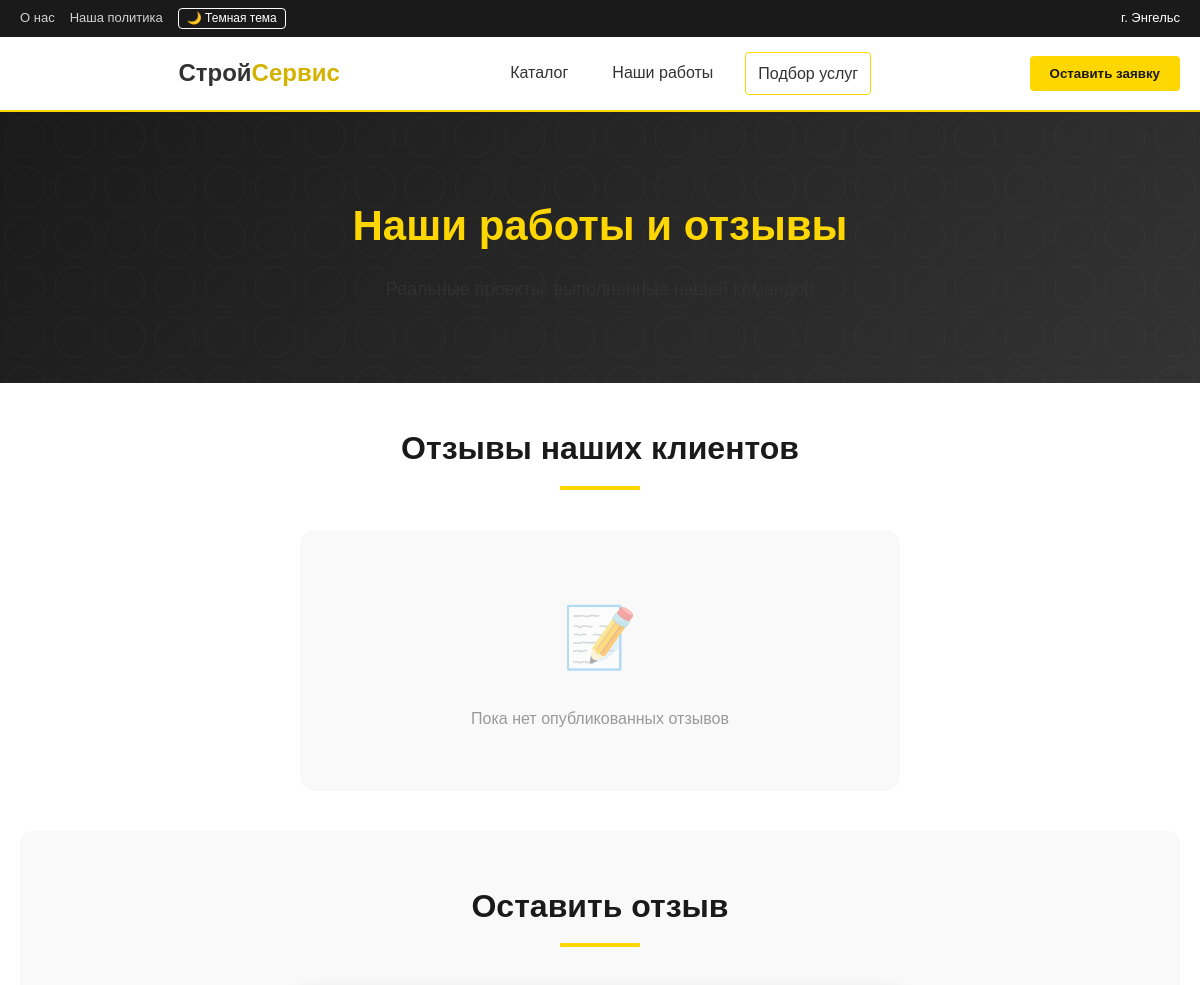
The app's page /pages/user/works.php (upper part), older data.
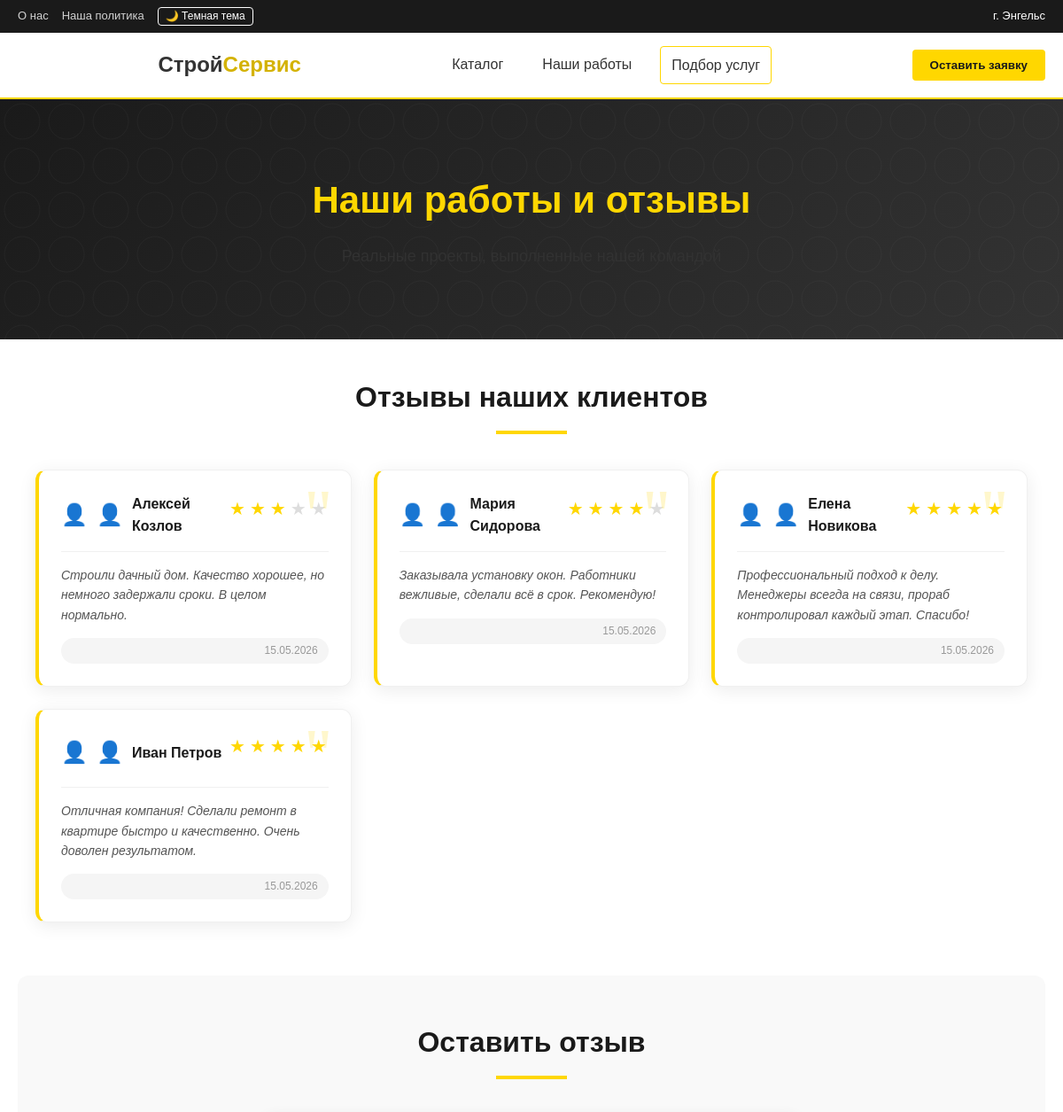
The same page, newer data.
### tables this page shows
CREATE TABLE IF NOT EXISTS Reviews (
    ID_review INT AUTO_INCREMENT PRIMARY KEY,
    Client_name VARCHAR(255) NOT NULL,
    Review_text TEXT NOT NULL,
    Rating INT CHECK (Rating >= 1 AND Rating <= 5),
    Date_created DATETIME DEFAULT CURRENT_TIMESTAMP,
    Is_published ENUM('да', 'Нет') DEFAULT 'Нет'
);

### pages/user/works.php (the view, shortened to what this page needs)
<?php
require_once '../../i/WebsiteBackend/db.php';
include 'includes/header.php';
try {
    $stmt = $pdo->query("SELECT * FROM Reviews WHERE Is_published = 'да' ORDER BY RAND() LIMIT 10");
    $reviews = $stmt->fetchAll(PDO::FETCH_ASSOC);
} catch (PDOException $e) {
    $reviews = [];
}
?>
<section class="works-hero">
    <div class="container">
        <h1>Наши работы и отзывы</h1>
        <p>Реальные проекты, выполненные нашей командой</p>
    </div>
</section>
<div class="container works-container">
    <section class="reviews-section">
        <h2 class="section-title-main">Отзывы наших клиентов</h2>
        <?php if (empty($reviews)): ?>
            <div class="no-reviews">
                <p>Пока нет опубликованных отзывов</p>
            </div>
        <?php else: ?>
            <div class="reviews-grid">
                <?php foreach ($reviews as $review): ?>
                    <div class="review-card">
                        <div class="review-header">
                            <div class="review-author">
                                <span class="author-icon">👤</span>
                                <span class="author-name"><?= htmlspecialchars($review['Client_name']) ?></span>
                            </div>
                            <div class="review-rating">
                                <?php for ($i = 1; $i <= 5; $i++): ?>
                                    <span class="star <?= $i <= $review['Rating'] ? 'filled' : '' ?>">★</span>
                                <?php endfor; ?>
                            </div>
                        </div>
                        <div class="review-text">
                            <?= nl2br(htmlspecialchars($review['Review_text'])) ?>
                        </div>
                        <div class="review-date">
                            <?= date('d.m.Y', strtotime($review['Date_created'])) ?>
                        </div>
                    </div>
                <?php endforeach; ?>
            </div>
        <?php endif; ?>
    </section>
    <section class="add-review-section">
        <h2 class="section-title-main">Оставить отзыв</h2>
    </section>
</div>
<?php include 'includes/footer.php'; ?>

Row changes from the older to the newer data that the page shows:
added reviews: Client_name "Алексей Козлов", Review_text "Строили дачный дом. Качество хорошее, но немного задержали сроки. В целом нормально.", Date_created "15.05.2026"
added reviews: Client_name "Мария Сидорова", Review_text "Заказывала установку окон. Работники вежливые, сделали всё в срок. Рекомендую!", Date_created "15.05.2026"
added reviews: Client_name "Елена Новикова", Review_text "Профессиональный подход к делу. Менеджеры всегда на связи, прораб контролировал каждый этап. Спасибо!", Date_created "15.05.2026"
added reviews: Client_name "Иван Петров", Review_text "Отличная компания! Сделали ремонт в квартире быстро и качественно. Очень доволен результатом.", Date_created "15.05.2026"
Text that changed along with them:
text no longer shown: "Пока нет опубликованных отзывов"
